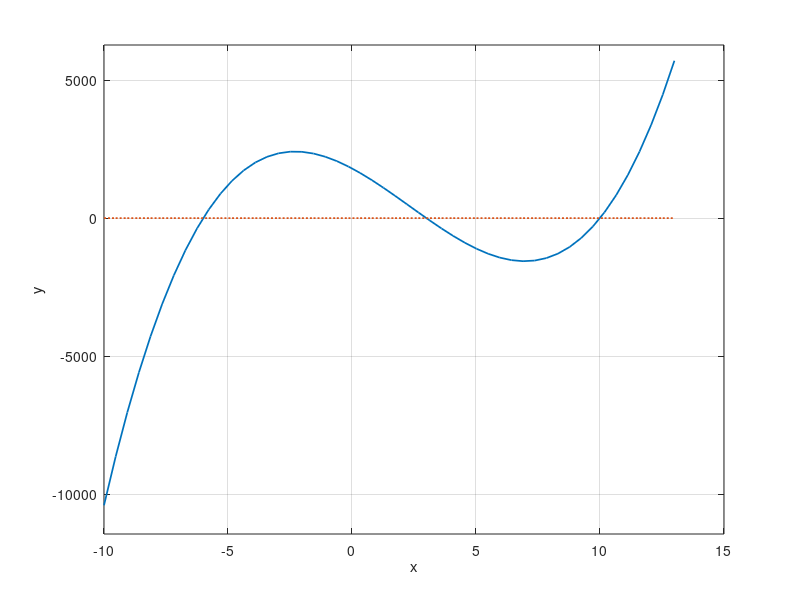

The MATLAB source for this figure: (Note: this script raises an error after producing the figure.)
a = -10; b = 13;
m = 50; x = linspace(a, b, m);
h = 0.001; iter = 10; eps = 0.001;
%f = @(x) 1 + x`.*sin(x);
f = @(x) 10.*(x - 3).*(x+6).*(x - 10);
y = f(x);
F = plot(x,y,x,0*x,':'); grid on
xlabel('x'); ylabel('y')
hold on
set(F, 'LineWidth', 1.25);
ymin = min(y); ymax = max(y);
if ymin < 0 
    ymin = 1.1*ymin; 
else
    ymin = 0.9*ymin; 
end
if ymax > 0 
    ymax = 1.1*ymax; 
else
    ymax = 0.9*ymax; 
end
ylim([ymin, ymax]);
z = ginput(1);
x1 = z(1);
for i = 1 : iter
    yh = (f(x1 + h) - f(x1))/h;
    x2 = x1 - f(x1)/yh;
    P = plot(x,f(x1) + yh*(x - x1),'--g',x1,f(x1),'*',x2,0,'*', 'LineWidth', 1.1, 'MarkerSize',1);
    M = plot(x2, f(x2),'o', 'MarkerSize', 10);
    L = line([x2, x2],[0,f(x2)]);
    set(L, 'LineStyle',':');
    set(P, 'LineWidth', 1.1);
    x1 = x2;
    if abs(f(x2)) < eps
        break;
    end
    
    pause
end
disp(x2);
hold off
disp('End Iteration, press button to exit');
pause
close

    